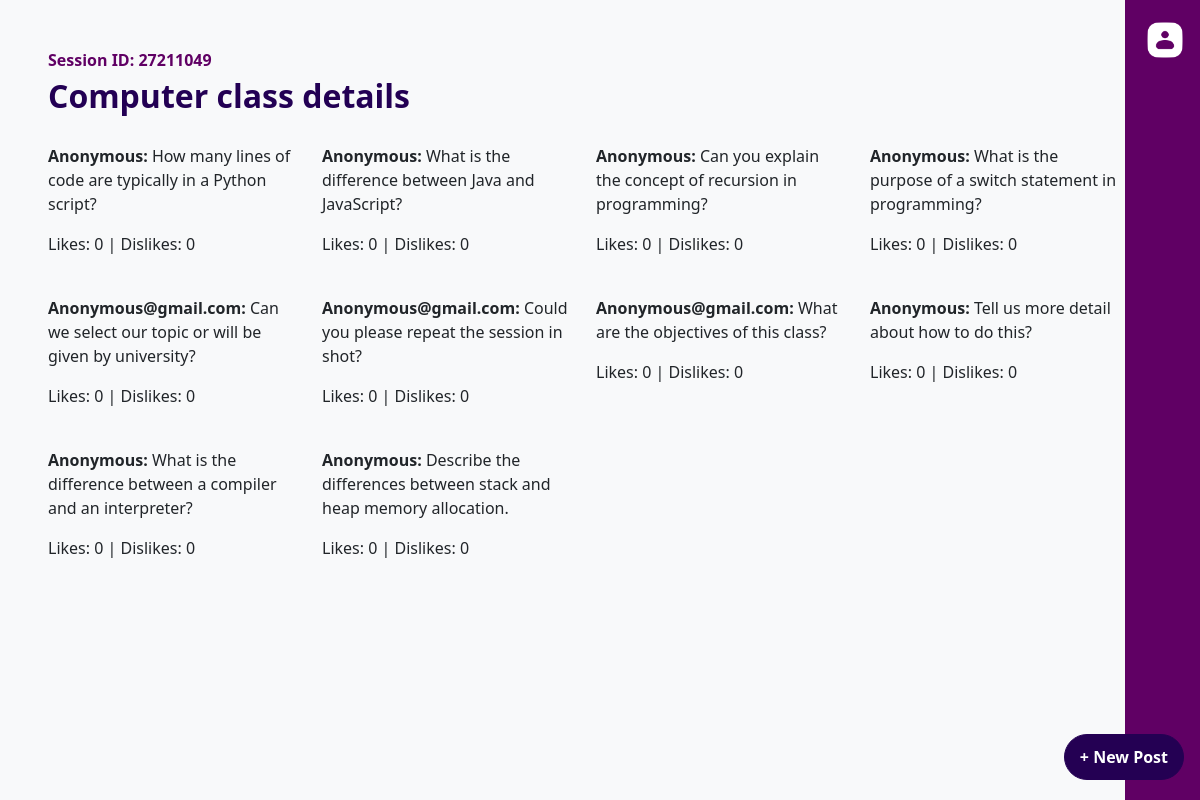
The page /session/27211049/Anonymous on the database as committed earlier.
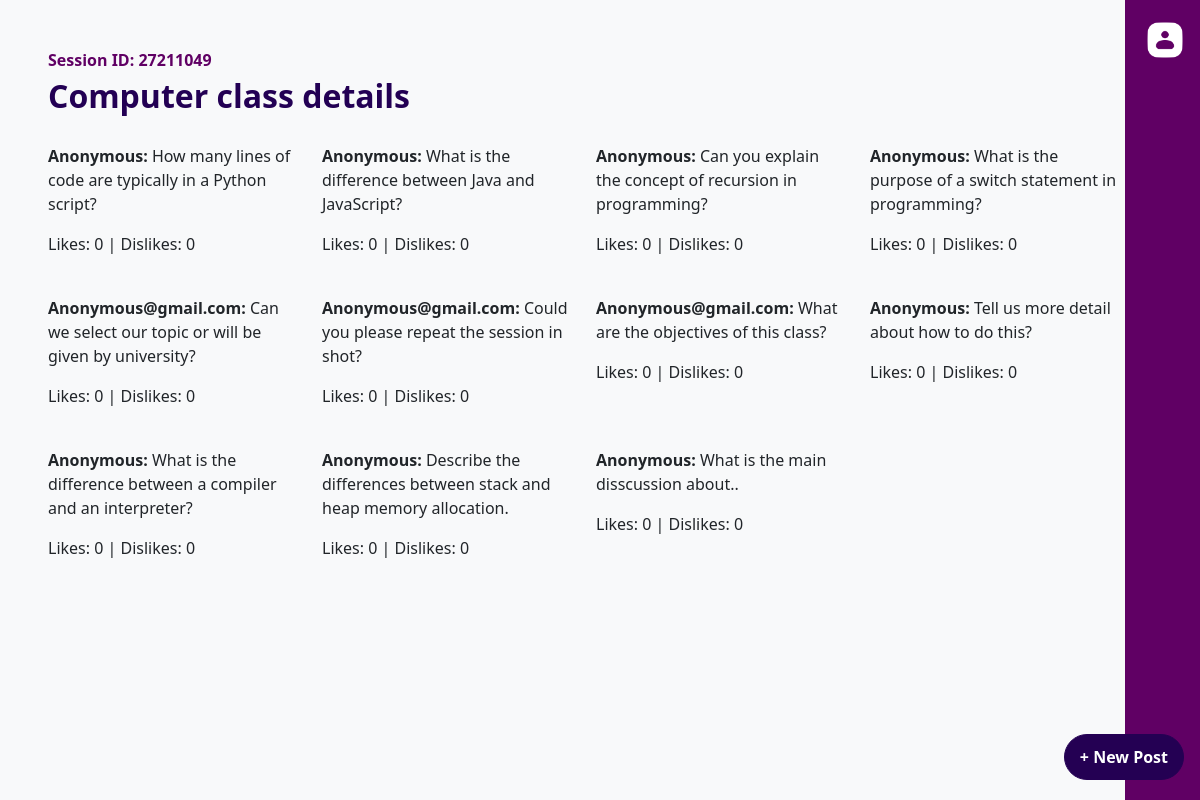
The same page on the database as committed later.
### website/models.py (models this page shows, shortened)
class Session(db.Model):
    id = db.Column(db.Integer, primary_key=True, autoincrement=True)  # Primary Key
    title = db.Column(db.String(80), nullable=False)
    session_id = db.Column(db.String(50), nullable=False, unique=True)  # Custom Session ID (String)
    user_email = db.Column(db.String(150), nullable=False)  # Email of the user who created the session
    questions = db.relationship('Question', backref='session', lazy=True)
    polls = db.relationship('Poll', backref='session', lazy=True)

class Question(db.Model):
    id = db.Column(db.Integer, primary_key=True, autoincrement=True)
    session_id = db.Column(db.Integer, db.ForeignKey('session.id'), nullable=False)  # ForeignKey to Session primary key
    question_text = db.Column(db.String(500), nullable=False)
    likes = db.Column(db.Integer, default=0)
    dislikes = db.Column(db.Integer, default=0)
    user_email = db.Column(db.String(150), nullable=True)  # Optional user email

### main.py (the view)
@app.route('/session/<int:session_id>/<string:user_email>', methods=['GET'])
def session_details(session_id, user_email):
    session_data = Session.query.filter_by(session_id=session_id).first_or_404()
    uploaded_files = session.get('uploaded_files', {}).get(session_id, [])
    questions = Question.query.filter_by(session_id=session_id).all()
    if session_data:
        title = session_data.title
        question_form = QuestionForm()
        return render_template('session_details.html', title=title, session_id=session_id, user=current_user, user_email=user_email,form=question_form, uploaded_files=uploaded_files, questions=questions)
    else:
        flash('Session not found.', 'danger')
        return redirect(url_for('join'))

### main.py (called while the page is built)
@app.before_request
def before_request():
    db.session.remove()
    db.session.bind = db.engine

@app.after_request
def after_request(response):
    db.session.remove()
    return response

### website/templates/session_details.html (shortened to what this page needs)
<!DOCTYPE html>
<html lang="en">
<head>
  <link href="https://cdn.jsdelivr.net/npm/bootstrap@5.3.3/dist/css/bootstrap.min.css" rel="stylesheet">
  <link rel="stylesheet" href="https://cdnjs.cloudflare.com/ajax/libs/font-awesome/6.0.0-beta3/css/all.min.css">
  <link rel="stylesheet" href="{{ url_for('static', filename='session_details.css') }}">
</head>
<body>
  <div class="sidebar">
    <div class="btn-group dropstart">
      {% if current_user.is_authenticated %}
        <a class="dropdown-toggle" href="#" id="userDropdown" data-bs-toggle="dropdown" aria-expanded="false">
          <img src="{{ url_for('static', filename='images/user.png') }}" alt="User Icon" style="height: 40px;">
        </a>
        <ul class="dropdown-menu dropdown-menu-end" aria-labelledby="userDropdown">
          <li><span class="dropdown-item-text"><strong>Name:</strong> {{ current_user.full_name }}</span></li>
          <li><span class="dropdown-item-text"><strong>Email:</strong> {{ current_user.email }}</span></li>
          <li><hr class="dropdown-divider"></li>
          <div class="HLbuttons">
            <li><a class="logout-button" id="logout" href="/">Home</a></li>
            <li><a class="logout-button" id="logout" href="/logout">Logout</a></li>
          </div>
        </ul>
      {% else %}
        <a class="dropdown-toggle" href="#" id="userDropdown" data-bs-toggle="dropdown" aria-expanded="false">
          <img src="{{ url_for('static', filename='images/user.png') }}" alt="User Icon" style="height: 40px;">
        </a>
      {% endif %}
    </div>
  </div>
  <div class="main-content-wrapper">
    <div class="content-container">
      <div class="session-id" style="color: #600064;"><b>Session ID: {{ session_id }}</b></div>
      <div class="title">{{ title }}</div>
      {% if not current_user.is_authenticated %}
        <div id="postsContainer" class="mt-4">
          {% for question in questions %}
            <div class="question-box">
              <p><strong>{{ question.user_email or 'Anonymous' }}:</strong> {{ question.question_text }}</p>
              <p>Likes: {{ question.likes }} | Dislikes: {{ question.dislikes }}</p>
            </div>
          {% endfor %}
        </div>
        <a href="#" class="btn new-post-btn" data-bs-toggle="modal" data-bs-target="#newPostModal">+ New Post</a>
      {% else %}
        <div id="professorContainer" class="PContainer"></div>
        <a href="#" class="btn profbutton new-post" data-bs-toggle="modal" data-bs-target="#newFeatureModal">+ New Post</a>
      {% endif %}
    </div>
  </div>
</body>
</html>

### website/static/session_details.css (style rules this page uses)
body { font-family: "Segoe UI", Verdana, Helvetica, Arial, sans-serif; background-color: #f8f9fa; }
.content-container { display: flex; flex-direction: column; justify-content: start; max-width: 720px; margin-top: 3rem; margin-left: 3rem; }
.new-post-btn { position: fixed; bottom: 20px; right: 1rem; background-color: #240053; padding: 10px 15px; font-size: 1rem; border-radius: 9999px; border-color: #240053; transition: background-color 0.3s ease, box-shadow 0.3s ease; z-index: 1000; font-weight: bold; color: #fff; }
.title { font-size: 2rem; font-weight: bold; color: #230054; }
.sidebar { position: fixed; top: 0; right: 0; width: 75px; height: 100%; background-color: #600064; display: flex; align-items: center; justify-content: center; z-index: 999; }
.btn-group { position: absolute; top: 20px; right: 15px; z-index: 1000; }
a { color: #600064; text-decoration: underline; }
#postsContainer { display: grid; grid-template-columns: repeat(5, minmax(250px, 1fr)); gap: 1.5rem; scroll-behavior: smooth; }
.main-content-wrapper { position: relative; width: calc(100% - 75px); height: 100vh; overflow-y: auto; padding-right: 20px; display: grid; grid-template-columns: repeat(1, 1fr); gap: 1.5rem; }

Rows that differ between the two databases and show on the page:
added Question: user_email "Anonymous", question_text "What is the main disscussion about..", likes "0", dislikes "0"
